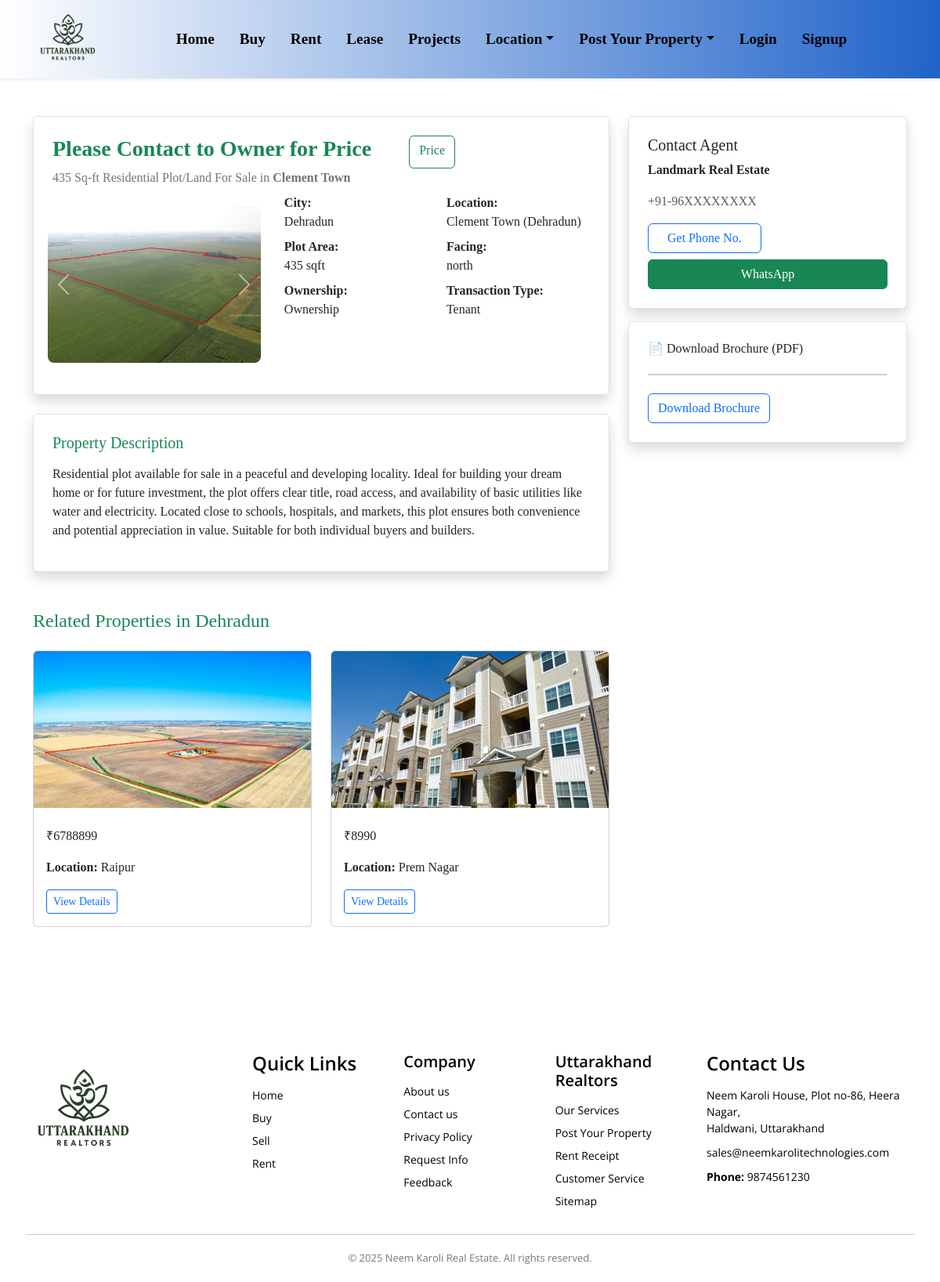
Page /property/11/ on the committed database.
### my_app/models.py (models this page shows, shortened)
class Property(models.Model):
    purpose = models.ForeignKey(Purpose, on_delete=models.SET_NULL, null=True)
    property_type = models.ForeignKey(PropertyType, on_delete=models.SET_NULL, null=True)
    city = models.ForeignKey(City, on_delete=models.SET_NULL, null=True)
    location = models.ForeignKey(Location, on_delete=models.SET_NULL, null=True)
    price = models.PositiveIntegerField()
    area = models.PositiveIntegerField(null=True, blank=True)  # in sq.ft
    description = models.TextField(max_length=1000)
    facing = models.CharField(max_length=50, null=True, blank=True)
    ownership = models.CharField(max_length=100, null=True, blank=True)
    transaction_type = models.CharField(max_length=100, null=True, blank=True)
    agent_phone = models.CharField(max_length=15, null=True, blank=True)
    brochure = models.FileField(upload_to='property/brochures/', null=True, blank=True)
    posted_on = models.DateTimeField(auto_now_add=True)
    posted_by = models.ForeignKey(User, on_delete=models.SET_NULL, null=True, blank=True)
    is_approved = models.BooleanField(default=False)

class Location(models.Model):
    name = models.CharField(max_length=100)
    city = models.ForeignKey(City, on_delete=models.CASCADE, related_name='locations')
    def __str__(self):
        return f"{self.name} ({self.city.name})"

class PropertyImage(models.Model):
    property = models.ForeignKey(Property, related_name='images', on_delete=models.CASCADE)
    image = models.ImageField(upload_to='property_images/')

class City(models.Model):
    name = models.CharField(max_length=50)
    def __str__(self):
        return self.name

### my_app/views.py (the view, shortened to what this page needs)
# urls.py: path('property/<int:pk>/', views.property_detail, name='property_detail'),
def property_detail(request, pk):
    property_obj = get_object_or_404(Property, pk=pk)
    related_properties = Property.objects.filter(city=property_obj.city).exclude(pk=pk)[:3]
    lead_form = LeadRequestForm()
    return render(request, 'property_detail.html', {
        'property': property_obj,
        'lead_form': lead_form,
        'related_properties': related_properties
    })

### my_app/templates/property_detail.html (shortened to what this page needs)
{% extends 'common.html' %}
{% block content %}
  <link rel="stylesheet" href="https://cdn.jsdelivr.net/npm/glightbox/dist/css/glightbox.min.css" />
  <div class="container mt-5">
    <div class="row g-4">
      <div class="col-lg-8">
        <div class="bg-white p-4 shadow rounded border">
          <div class="d-flex">
            <h3 class="text-success fw-bold"> Please Contact to Owner for Price </h3>
            <a href="#" class="btn btn-outline-success ms-5" data-bs-toggle="modal" data-bs-target="#whatsappModal">Price</a>
          </div>
          <p class="mb-2 text-secondary">
            {{ property.area }} Sq-ft Residential Plot/Land For Sale in <strong>{{ property.location.name }}</strong>
          </p>
          <div class="row">
            <div class="col-md-5 d-flex justify-content-center mt-3 mb-3">
              {% if property.images.all %}
                <div id="carouselImages" class="carousel slide" data-bs-ride="carousel" style="width: 100%; max-width: 500px;">
                  <div class="carousel-inner">
                    {% for img in property.images.all %}
                      <div class="carousel-item {% if forloop.first %}active{% endif %}">
                        <a href="{{ img.image.url }}" class="glightbox" data-gallery="property">
                          <img src="{{ img.image.url }}" class="d-block w-100 rounded" alt="Property Image" style="height: 200px; width: 100px;" />
                        </a>
                      </div>
                    {% endfor %}
                  </div>
                  <button class="carousel-control-prev" type="button" data-bs-target="#carouselImages" data-bs-slide="prev"><span class="carousel-control-prev-icon"></span></button>
                  <button class="carousel-control-next" type="button" data-bs-target="#carouselImages" data-bs-slide="next"><span class="carousel-control-next-icon"></span></button>
                </div>
              {% else %}
                <img src="https://via.placeholder.com/600x400?text=No+Image" class="img-fluid rounded" alt="No image available" />
              {% endif %}
            </div>
            <div class="col-md-7">
              <div class="row">
                <div class="col-6 mb-2">
                  <strong>City:</strong><br />{{ property.city }}
                </div>
                <div class="col-6 mb-2">
                  <strong>Location:</strong><br />{{ property.location }}
                </div>
                <div class="col-6 mb-2">
                  <strong>Plot Area:</strong><br />{{ property.area }} sqft
                </div>
                <div class="col-6 mb-2">
                  <strong>Facing:</strong><br />{{ property.facing }}
                </div>
                <div class="col-6 mb-2">
                  <strong>Ownership:</strong><br />{{ property.ownership }}
                </div>
                <div class="col-6 mb-2">
                  <strong>Transaction Type:</strong><br />{{ property.transaction_type }}
                </div>
              </div>
            </div>
          </div>
        </div>
        <div class="mt-4 p-4 bg-white shadow rounded border">
          <h5 class="mb-3 text-success">Property Description</h5>
          <p class="text-dark">{{ property.description }}</p>
        </div>
      </div>
      <div class="col-lg-4">
        <div class="p-4 bg-white shadow border rounded">
          <h5 class="mb-2">Contact Agent</h5>
          <p><strong>Landmark Real Estate</strong></p>
          <p class="text-muted">+91-96XXXXXXXX</p>
          <a href="#" class="btn btn-outline-primary px-4 mb-2" data-bs-toggle="modal" data-bs-target="#whatsappModal">Get Phone No.</a>
          <a href="https://wa.me/91{{ property.agent_phone }}?text=Hi, I'm interested in the property: {{ property.title }}" class="btn btn-success w-100" target="_blank">WhatsApp</a>
        </div>
        <div class="row mt-3">
          <div class="col-lg-12">
            <div class="p-4 bg-white shadow border rounded">
              <h6 class="mb-2 text-dark">📄 Download Brochure (PDF)</h6>
              {% if property.brochure %}
                <iframe src="{{ property.brochure.url }}" width="100%" height="0px" style="border: 1px solid #ccc; border-radius: 6px;"></iframe>
                <a href="{{ property.brochure.url }}" download class="btn btn-outline-primary mt-3" data-bs-toggle="modal" data-bs-target="#whatsappModal">
                  Download Brochure
                </a>
              {% else %}
                <p class="text-muted">No brochure uploaded.</p>
              {% endif %}
            </div>
          </div>
        </div>
      </div>
    </div>
  </div>
  <div class="container mt-5">
    <h4 class="text-success mb-4">Related Properties in {{ property.city.name }}</h4>
    <div class="row">
      {% for prop in related_properties %}
        <div class="col-md-4 mb-4">
          <div class="card h-100">
            {% if prop.images.all %}
              <img src="{{ prop.images.first.image.url }}" class="card-img-top" style="height: 200px; object-fit: cover;" />
            {% else %}
              <img src="https://via.placeholder.com/400x250?text=No+Image" class="card-img-top" />
            {% endif %}
            <div class="card-body">
              <p>₹{{ prop.price }}</p>
              <p><strong>Location:</strong> {{ prop.location.name }}</p>
              <a href="{% url 'property_detail' prop.pk %}" class="btn btn-outline-primary btn-sm">View Details</a>
            </div>
          </div>
        </div>
      {% empty %}
        <p class="text-muted">No related properties found.</p>
      {% endfor %}
    </div>
  </div>
{% endblock %}

### static/css/style.css (style rules this page uses)
body { font-family: Georgia, 'Times New Roman', Times, serif !important; margin: 0; padding: 0; }
.slide { flex: 0 0 auto; width: 180px; margin-right: 12px; border-radius: 8px; overflow: hidden; text-align: center; }
.slide img { width: 100%; height: 100px; object-fit: cover; }
.slide a { text-decoration: none; }

### rows in the picture
Property: area "435", location.name "Clement Town", city "Dehradun", location "Clement Town (Dehradun)", facing "north", ownership "Ownership", transaction_type "Tenant", description "Residential plot available for sale in a peaceful and developing locality. Ideal for building your dream home or for future investment, the plot offers clear title, road access, and availability of basic utilities like water and electricity. Located close to schools, hospitals, and markets, this plot ensures both convenience and potential appreciation in value. Suitable for both individual buyers and builders.", city.name "Dehradun"
PropertyImage: image (picture)
Property: images.first.image (picture), price "6788899", location.name "Raipur"
Property: images.first.image (picture), price "8990", location.name "Prem Nagar"
